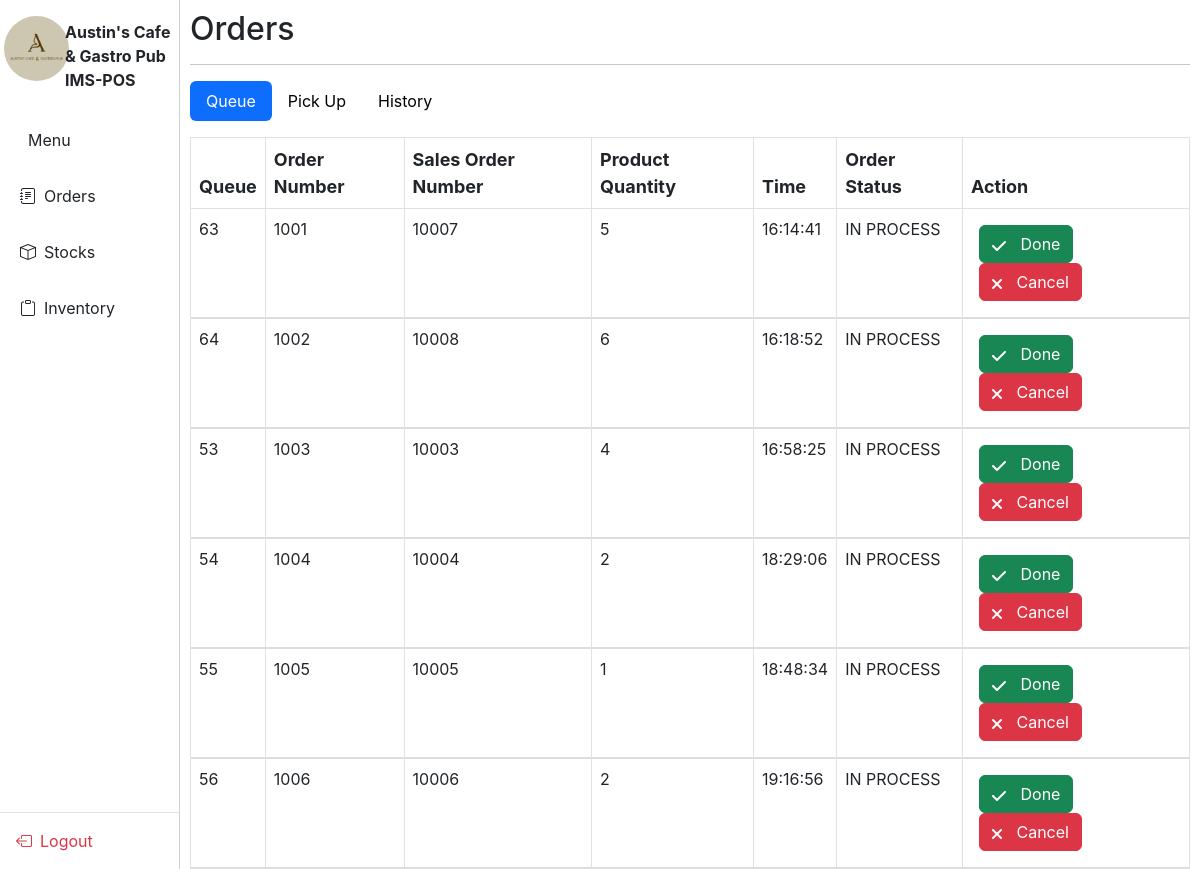
Page /IMS-POS/dump.php on the earlier database version.
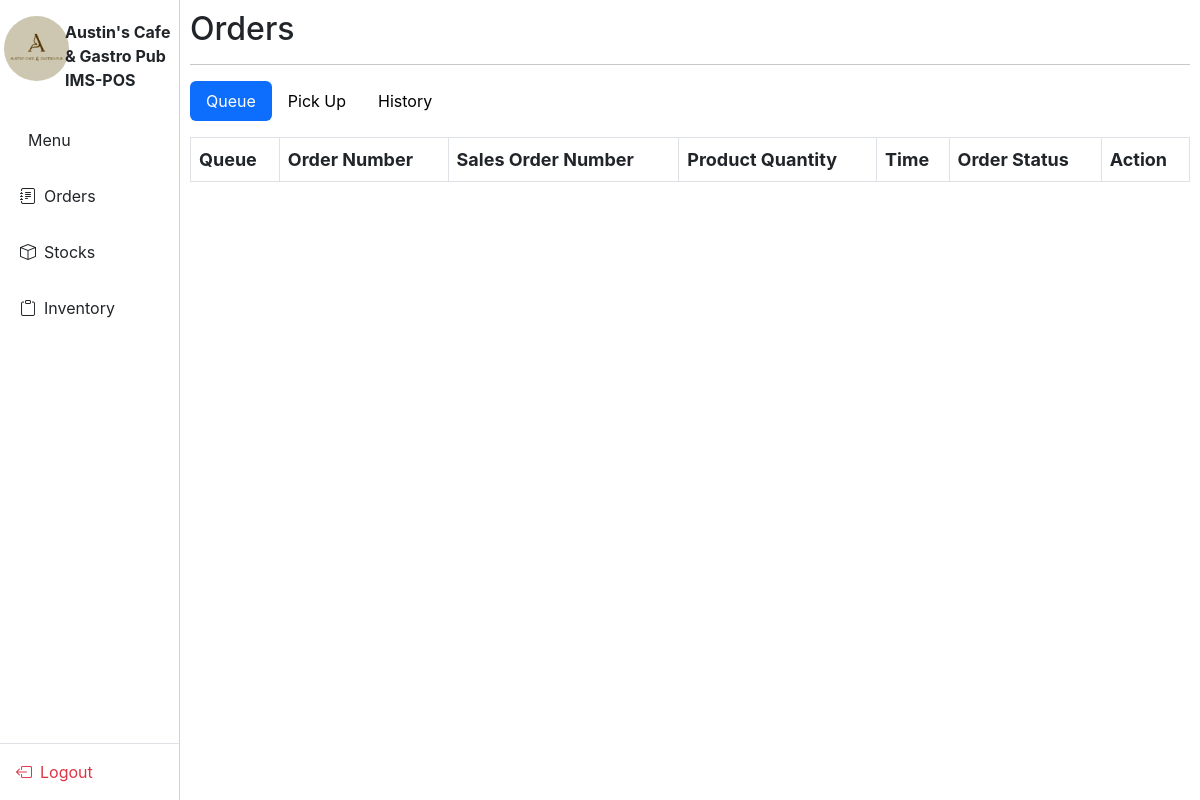
Same page on the later database version.
### tables this page shows
CREATE TABLE `tbl_orders` (
  `orderID` int(11) NOT NULL,
  `orderNumber` int(11) DEFAULT NULL,
  `orderDate` date DEFAULT NULL,
  `orderTime` time DEFAULT NULL,
  `orderClass` enum('Dine In','Take Out') DEFAULT NULL,
  `orderStatus` enum('IN PROCESS','PICKUP','DONE') DEFAULT NULL,
  `salesOrderNumber` int(11) DEFAULT NULL,
  `employeeID` varchar(9) DEFAULT NULL,
  `customerName` varchar(20) DEFAULT NULL,
  `totalAmount` decimal(13,2) DEFAULT NULL,
  `amountPaid` decimal(13,2) DEFAULT NULL,
  `paymentMode` varchar(10) DEFAULT NULL,
  `additionalNotes` varchar(10) DEFAULT NULL
);

### IMS-POS/dump.php (the view, shortened to what this page needs)
<?php
$activeTab = isset($_GET['tab']) ? $_GET['tab'] : 'queue';
?>
<!DOCTYPE html>
<html lang="en">
<head>
  <?php require_once('links.php'); ?>
  <link href="styles/orderCollapse.css" rel="stylesheet" />
  <link href="styles/sideBar.css" rel="stylesheet" />
  <link rel="stylesheet" href="https://cdn.datatables.net/1.11.3/css/jquery.dataTables.min.css" />
  <link rel="stylesheet" href="https://cdnjs.cloudflare.com/ajax/libs/font-awesome/6.0.0/css/all.min.css" />
</head>
<body>
  <?php include 'verticalNav.php'; ?>
  <div class="main-content" id="mainContent">
    <main role="main" class="content">
      <h2>Orders</h2>
      <hr />
      <ul class="nav nav-pills mb-3" id="orderTabs" role="tablist">
        <li class="nav-item">
          <a class="nav-link <?php echo ($activeTab=='queue') ? 'active' : ''; ?>" id="queue-tab" data-toggle="pill" href="#queue" role="tab" aria-controls="queue" aria-selected="<?php echo ($activeTab=='queue') ? 'true' : 'false'; ?>">Queue</a>
        </li>
        <li class="nav-item">
          <a class="nav-link <?php echo ($activeTab=='pickup') ? 'active' : ''; ?>" id="pickup-tab" data-toggle="pill" href="#pickup" role="tab" aria-controls="pickup" aria-selected="<?php echo ($activeTab=='pickup') ? 'true' : 'false'; ?>">Pick Up</a>
        </li>
        <li class="nav-item">
          <a class="nav-link <?php echo ($activeTab=='history') ? 'active' : ''; ?>" id="history-tab" data-toggle="pill" href="#history" role="tab" aria-controls="history" aria-selected="<?php echo ($activeTab=='history') ? 'true' : 'false'; ?>">History</a>
        </li>
      </ul>
      <div class="tab-content" id="orderTabsContent">
        <div class="tab-pane fade <?php echo ($activeTab=='queue') ? 'show active' : ''; ?>" id="queue" role="tabpanel" aria-labelledby="queue-tab">
          <div class="table-container mt-3">
            <table class="table table-bordered">
              <thead>
                <tr>
                  <th>Queue</th>
                  <th>Order Number</th>
                  <th>Sales Order Number</th>
                  <th>Product Quantity</th>
                  <th>Time</th>
                  <th>Order Status</th>
                  <th>Action</th>
                </tr>
              </thead>
              <tbody>
                <?php
                  require_once('../Login/database.php');
                  $queue_orders = $conn->query("
                    SELECT
                    tbl_orders.orderID,
                    tbl_orders.orderNumber,
                    tbl_orders.salesOrderNumber,
                    tbl_orders.orderTime,
                    tbl_orders.orderClass,
                    tbl_orders.orderStatus,
                    tbl_orders.additionalNotes,
                    COALESCE(SUM(tbl_orderItems.productQuantity), 0) AS productQuantity
                    FROM tbl_orders
                    LEFT JOIN tbl_orderItems ON tbl_orders.orderNumber = tbl_orderItems.orderNumber
                    GROUP BY
                    tbl_orders.orderNumber,
                    tbl_orders.salesOrderNumber,
                    tbl_orders.orderTime,
                    tbl_orders.orderClass,
                    tbl_orders.orderStatus
                    HAVING tbl_orders.orderStatus = 'IN PROCESS';
                  ");
                  while ($order = $queue_orders->fetch(PDO::FETCH_ASSOC)) {
                    echo "<tr class='order-row' data-toggle='collapse' data-target='#orderDetails{$order['orderID']}' aria-expanded='false' aria-controls='orderDetails{$order['orderID']}'>
                            <td>{$order['orderID']}</td>
                            <td>{$order['orderNumber']}</td>
                            <td>{$order['salesOrderNumber']}</td>
                            <td>{$order['productQuantity']}</td>
                            <td>{$order['orderTime']}</td>
                            <td>IN PROCESS</td>
                            <td class='p-3'>
                              <button class='btn btn-success'><i class='fas fa-check'></i> Done</button>
                              <button class='btn btn-danger'><i class='fas fa-times'></i> Cancel</button>
                            </td>
                          </tr>";
                    echo "
                    <tr>
                      <td colspan='8' class='p-0'>
                        <div class='collapse order-collapse' id='orderDetails{$order['orderID']}'>
                          <div class='order-details'>
                              <table id='collapsible' class='border-bottom'>
                                  <tr>
                                    <thead>
                                      <th>Order Type</th>
                                      <th>Order Items</th>
                                      <th>Add-Ons</th>
                                      <th colspan='3'>Notes/Remarks</th>
                                    </thead>
                                  </tr>
                                  ";
                                      echo"
                              </table>
                        </div>
                      </div>
                    </td>
                  </tr>";
                  }
                ?>
              </tbody>
            </table>
          </div>
        </div>
      </div>
    </main>
  </div>
</body>
</html>

### IMS-POS/links.php (shortened to what this page needs)
<link href="https://cdn.jsdelivr.net/npm/bootstrap@5.3.3/dist/css/bootstrap.min.css" rel="stylesheet">
    <link rel="stylesheet" href="https://cdn.jsdelivr.net/npm/flatpickr/dist/flatpickr.min.css">
    <link rel='stylesheet' href='https://cdn-uicons.flaticon.com/2.6.0/uicons-regular-rounded/css/uicons-regular-rounded.css'>
    <link rel='stylesheet' href='https://cdn-uicons.flaticon.com/2.6.0/uicons-solid-rounded/css/uicons-solid-rounded.css'>
    <link rel='stylesheet' href='https://cdn-uicons.flaticon.com/2.6.0/uicons-solid-straight/css/uicons-solid-straight.css'>
    <link rel='stylesheet' href='https://cdn-uicons.flaticon.com/2.6.0/uicons-bold-rounded/css/uicons-bold-rounded.css'>
    <link rel='stylesheet' href='https://cdn-uicons.flaticon.com/2.6.0/uicons-thin-rounded/css/uicons-thin-rounded.css'>
    <link href="https://cdn.jsdelivr.net/npm/bootstrap-icons/font/bootstrap-icons.css" rel="stylesheet">
    <link rel="stylesheet" href="https://cdn.datatables.net/2.2.1/css/dataTables.dataTables.css" />
    <link rel="stylesheet" href="https://cdnjs.cloudflare.com/ajax/libs/twitter-bootstrap/5.3.0/css/bootstrap.min.css">
    <link rel="stylesheet" href="https://cdn.datatables.net/2.2.1/css/dataTables.bootstrap5.css">
    <link rel="stylesheet" href="https://cdn.datatables.net/responsive/3.0.3/css/responsive.bootstrap5.css">
    <link rel="stylesheet" href="https://cdn.datatables.net/2.2.1/css/dataTables.dataTables.css">
    <link rel="stylesheet" href="https://cdn.datatables.net/buttons/3.2.0/css/buttons.bootstrap5.css">
    <link href="https://unpkg.com/filepond/dist/filepond.css" rel="stylesheet">
    <link href="https://unpkg.com/filepond-plugin-image-preview/dist/filepond-plugin-image-preview.css" rel="stylesheet">
    <link rel="stylesheet" href="styles/nav.css">
    <link href="styles/POS.css" rel="stylesheet">
    <link href="styles/IMS.CSS" rel="stylesheet">

### IMS-POS/verticalNav.php
<?php
$menuActive = "";
$queueActive = "";
$stockActive = "";
$inventoryActive = "";
if($active == "menu"){
    $menuActive = "active";
    $queueActive = "";
    $stockActive = "";
    $inventoryActive = "";
}
else if($active == "orderQueue_History"){
    $queueActive = "active";
    $menuActive = "";
    $stockActive = "";
    $inventoryActive = "";
}
else if($active == "stockPage"){
    $stockActive = "active";
    $menuActive = "";
    $queueActive = "";
    $inventoryActive = "";
}
else if($active == "Inventory_Item-Records"){
    $inventoryActive = "active";
    $menuActive = "";
    $stockActive = "";
    $queueActive = "";
}
else{
    $menuActive = "";
    $queueActive = "";
    $stockActive = "";
    $inventoryActive = "";
}
    echo'
<div class="offcanvas offcanvas-start show" id="nav" tabindex="1" data-bs-scroll="true" data-bs-backdrop="false">
        <div class="p-3">
            <div>
            <div class="row">
                <div class="col-md-8 col-xl-4 col-lg-12 p-0">
                    <img src="resources/logo.png" alt="Logo" style="width: 65px; height: 65px; object-fit: cover;" class="rounded-circle">
                </div>
                <div class="col-md-8 col-xl-8 col-lg-12 p-1">
                    <span id="offcanvasScrollingLabel" class="flex-grow-1 w-75" style="font-size: 16px;"><b>Austin\'s Cafe & Gastro Pub IMS-POS</b></span>
                </div>
            </div>
            </div>
        </div>
        <div class="offcanvas-body p-0">
            <ul class="list-group list-group-flush">
                <li class="list-group-item '.$menuActive.' border-0 py-3 d-flex align-items-center">
                    <i class="fi fi-tr-utensils" style="font-size: large;"></i>
                    <a href="menu.php" class="ms-2 text-decoration-none text-dark w-100">Menu</a>
                </li>
                <li class="list-group-item '.$queueActive.' border-0 py-3 d-flex align-items-center">
                    <i class="bi bi-journal-text"></i>
                    <a href="orderQueue_History.php" class="ms-2 text-decoration-none text-dark w-100">Orders</a>
                </li>
                <li class="list-group-item '.$stockActive.' border-0 py-3 d-flex align-items-center">
                    <i class="bi bi-box"></i>
                    <a href="stockPage.php" class="ms-2 text-decoration-none text-dark w-100">Stocks</a>
                </li>
                <li class="list-group-item '.$inventoryActive.' border-0 py-3 d-flex align-items-center">
                    <i class="bi bi-clipboard"></i>
                    <a href="Inventory_Item-Records.php" class="ms-2 text-decoration-none text-dark w-100">Inventory</a>
                </li>
            </ul>
        </div>
        <div class="offcanvas-footer border-top p-3">
            <a href="/Austin-sIMS-POS/Login/logout.php" class="d-flex align-items-center text-danger text-decoration-none">
                <i class="bi bi-box-arrow-left"></i>
                <span class="ms-2">Logout</span>
            </a>
        </div>
    </div>
    ';
?>

### IMS-POS/styles/nav.css (style rules this page uses)
#nav { position: fixed; width: 15%; }
.list-group-item { border: none; padding: 10px 20px; border-radius: 10px; transition: all 0.3s ease; }

### IMS-POS/styles/POS.css (style rules this page uses)
body { font-family: Inter, Arial; }
#mainContent { position: relative; height: 100vh; width: calc(100% - 15%); left: 15%; padding: 10px; }

### IMS-POS/styles/orderCollapse.css (style rules this page uses)
th { font-size: 18px; }

### IMS-POS/styles/sideBar.css (style rules this page uses)
.fa-solid, .fas { padding-right: 10px !important; vertical-align: middle; }

### IMS-POS/dump.php (style rules this page uses)
.table tbody tr { border-bottom: 1px solid #ddd; }

Differences in the rows shown:
no longer on this page (row edited): tbl_orders: orderID "63", orderNumber "1001", salesOrderNumber "10007", productQuantity "5", orderTime "16:14:41"
no longer on this page (row edited): tbl_orders: orderID "64", orderNumber "1002", salesOrderNumber "10008", productQuantity "6", orderTime "16:18:52"
no longer on this page (row edited): tbl_orders: orderID "53", orderNumber "1003", salesOrderNumber "10003", productQuantity "4", orderTime "16:58:25"
no longer on this page (row edited): tbl_orders: orderID "54", orderNumber "1004", salesOrderNumber "10004", productQuantity "2", orderTime "18:29:06"
no longer on this page (row edited): tbl_orders: orderID "55", orderNumber "1005", salesOrderNumber "10005", productQuantity "1", orderTime "18:48:34"
no longer on this page (row edited): tbl_orders: orderID "56", orderNumber "1006", salesOrderNumber "10006", productQuantity "2", orderTime "19:16:56"
